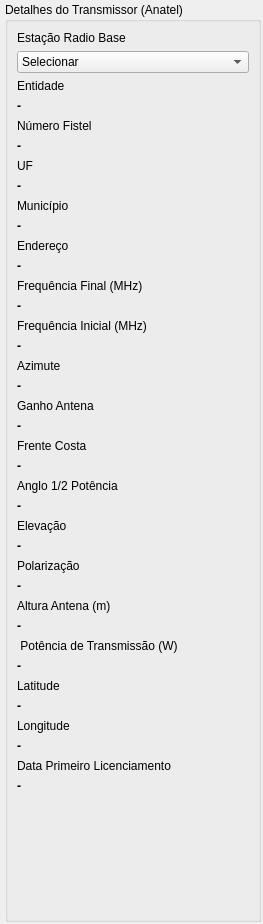
               <widget class="QWidget" name="scroll_area_widget_contents_anatel">
                <property name="geometry">
                 <rect>
                  <x>0</x>
                  <y>0</y>
                  <width>263</width>
                  <height>924</height>
                 </rect>
                </property>
                <layout class="QVBoxLayout" name="verticalLayout_7">
                 <property name="spacing">
                  <number>2</number>
                 </property>
                 <property name="leftMargin">
                  <number>5</number>
                 </property>
                 <property name="topMargin">
                  <number>2</number>
                 </property>
                 <property name="rightMargin">
                  <number>2</number>
                 </property>
                 <property name="bottomMargin">
                  <number>2</number>
                 </property>
                 <item>
                  <widget class="QGroupBox" name="group_box_anatel_transmitter_details">
                   <property name="title">
                    <string>Detalhes do Transmissor (Anatel)</string>
                   </property>
                   <layout class="QFormLayout" name="formLayout_5">
                    <item row="0" column="0">
                     <widget class="QLabel" name="label_anatel_base_station">
                      <property name="text">
                       <string>Estação Radio Base</string>
                      </property>
                     </widget>
                    </item>
                    <item row="1" column="0" colspan="2">
                     <widget class="QComboBox" name="combo_box_anatel_base_station">
                      <property name="maximumSize">
                       <size>
                        <width>16777215</width>
                        <height>16777215</height>
                       </size>
                      </property>
                      <property name="currentText">
                       <string>Selecionar</string>
                      </property>
                      <item>
                       <property name="text">
                        <string>Selecionar</string>
                       </property>
                      </item>
                     </widget>
                    </item>
                    <item row="2" column="0">
                     <widget class="QLabel" name="label_anatel_entity">
                      <property name="text">
                       <string>Entidade</string>
                      </property>
                     </widget>
                    </item>
                    <item row="4" column="0">
                     <widget class="QLabel" name="label_anatel_station_number">
                      <property name="text">
                       <string>Número Fistel</string>
                      </property>
                     </widget>
                    </item>
                    <item row="5" column="0">
                     <widget class="QLabel" name="label_anatel_station_number_value">
                      <property name="font">
                       <font>
                        <weight>75</weight>
                        <bold>true</bold>
                       </font>
                      </property>
                      <property name="text">
                       <string>-</string>
                      </property>
                      <property name="wordWrap">
                       <bool>true</bool>
                      </property>
                     </widget>
                    </item>
                    <item row="6" column="0">
                     <widget class="QLabel" name="label_anatel_uf">
                      <property name="text">
                       <string>UF</string>
                      </property>
                     </widget>
                    </item>
                    <item row="7" column="0">
                     <widget class="QLabel" name="label_anatel_uf_value">
                      <property name="font">
                       <font>
                        <weight>75</weight>
                        <bold>true</bold>
                       </font>
                      </property>
                      <property name="text">
                       <string>-</string>
                      </property>
                      <property name="wordWrap">
                       <bool>true</bool>
                      </property>
                     </widget>
                    </item>
                    <item row="8" column="0">
                     <widget class="QLabel" name="label_anatel_contry">
                      <property name="text">
                       <string>Município</string>
                      </property>
                     </widget>
                    </item>
                    <item row="9" column="0">
                     <widget class="QLabel" name="label_anatel_contry_value">
                      <property name="font">
                       <font>
                        <weight>75</weight>
                        <bold>true</bold>
                       </font>
                      </property>
                      <property name="text">
                       <string>-</string>
                      </property>
                      <property name="wordWrap">
                       <bool>true</bool>
                      </property>
                     </widget>
                    </item>
                    <item row="10" column="0">
                     <widget class="QLabel" name="label_anatel_address">
                      <property name="text">
                       <string>Endereço</string>
                      </property>
                     </widget>
                    </item>
                    <item row="11" column="0" colspan="2">
                     <widget class="QLabel" name="label_anatel_address_value">
                      <property name="maximumSize">
                       <size>
                        <width>155</width>
                        <height>16777215</height>
                       </size>
                      </property>
                      <property name="font">
                       <font>
                        <weight>75</weight>
                        <bold>true</bold>
                       </font>
                      </property>
                      <property name="text">
                       <string>-</string>
                      </property>
                      <property name="wordWrap">
                       <bool>true</bool>
                      </property>
                     </widget>
                    </item>
                    <item row="12" column="0">
                     <widget class="QLabel" name="label_anatel_initial_frenquency">
                      <property name="text">
                       <string>Frequência Final (MHz)</string>
                      </property>
                     </widget>
                    </item>
                    <item row="13" column="0">
                     <widget class="QLabel" name="label_anatel_final_frequency_value">
                      <property name="font">
                       <font>
                        <weight>75</weight>
                        <bold>true</bold>
                       </font>
                      </property>
                      <property name="text">
                       <string>-</string>
                      </property>
                      <property name="wordWrap">
                       <bool>true</bool>
                      </property>
                     </widget>
                    </item>
                    <item row="14" column="0">
                     <widget class="QLabel" name="label_anatel_final_frenquency">
                      <property name="text">
                       <string>Frequência Inicial (MHz)</string>
                      </property>
                     </widget>
                    </item>
                    <item row="15" column="0">
                     <widget class="QLabel" name="label_anatel_initial_frequency_value">
                      <property name="font">
                       <font>
                        <weight>75</weight>
                        <bold>true</bold>
                       </font>
                      </property>
                      <property name="text">
                       <string>-</string>
                      </property>
                      <property name="wordWrap">
                       <bool>true</bool>
                      </property>
                     </widget>
                    </item>
                    <item row="16" column="0">
                     <widget class="QLabel" name="label_anatel_azimute">
                      <property name="text">
                       <string>Azimute</string>
                      </property>
                     </widget>
                    </item>
                    <item row="17" column="0">
                     <widget class="QLabel" name="label_anatel_azimute_value">
                      <property name="font">
                       <font>
                        <weight>75</weight>
                        <bold>true</bold>
                       </font>
                      </property>
                      <property name="text">
                       <string>-</string>
                      </property>
                      <property name="wordWrap">
                       <bool>true</bool>
                      </property>
                     </widget>
                    </item>
                    <item row="18" column="0">
                     <widget class="QLabel" name="label_anatel_gain_antenna">
                      <property name="text">
                       <string>Ganho Antena</string>
                      </property>
                     </widget>
                    </item>
                    <item row="19" column="0">
                     <widget class="QLabel" name="label_anatel_gain_antenna_value">
                      <property name="font">
                       <font>
                        <weight>75</weight>
                        <bold>true</bold>
                       </font>
                      </property>
                      <property name="text">
                       <string>-</string>
                      </property>
                      <property name="wordWrap">
                       <bool>true</bool>
                      </property>
                     </widget>
                    </item>
                    <item row="20" column="0">
                     <widget class="QLabel" name="label_anatel_front_back">
                      <property name="text">
                       <string>Frente Costa</string>
                      </property>
                     </widget>
                    </item>
                    <item row="21" column="0">
                     <widget class="QLabel" name="label_anatel_front_back_value">
                      <property name="font">
                       <font>
                        <weight>75</weight>
                        <bold>true</bold>
                       </font>
                      </property>
                      <property name="text">
                       <string>-</string>
                      </property>
                      <property name="wordWrap">
                       <bool>true</bool>
                      </property>
                     </widget>
                    </item>
                    <item row="22" column="0">
                     <widget class="QLabel" name="label_anatel_angulo_half_pot">
                      <property name="text">
                       <string>Anglo 1/2 Potência</string>
                      </property>
                     </widget>
                    </item>
                    <item row="23" column="0">
                     <widget class="QLabel" name="label_anatel_half_pot_value">
                      <property name="font">
                       <font>
                        <weight>75</weight>
                        <bold>true</bold>
                       </font>
                      </property>
                      <property name="text">
                       <string>-</string>
                      </property>
                      <property name="wordWrap">
                       <bool>true</bool>
                      </property>
                     </widget>
                    </item>
                    <item row="24" column="0">
                     <widget class="QLabel" name="label_anatel_elevation">
                      <property name="text">
                       <string>Elevação</string>
                      </property>
                     </widget>
                    </item>
                    <item row="25" column="0">
                     <widget class="QLabel" name="label_anatel_elevation_value">
                      <property name="font">
                       <font>
                        <weight>75</weight>
                        <bold>true</bold>
                       </font>
                      </property>
                      <property name="text">
                       <string>-</string>
                      </property>
                      <property name="wordWrap">
                       <bool>true</bool>
                      </property>
                     </widget>
                    </item>
                    <item row="26" column="0">
                     <widget class="QLabel" name="label_anatel_polarization">
                      <property name="text">
                       <string>Polarização</string>
                      </property>
                     </widget>
                    </item>
                    <item row="27" column="0">
                     <widget class="QLabel" name="label_anatel_polarization_value">
                      <property name="font">
                       <font>
                        <weight>75</weight>
                        <bold>true</bold>
                       </font>
                      </property>
                      <property name="text">
                       <string>-</string>
                      </property>
                      <property name="wordWrap">
                       <bool>true</bool>
                      </property>
                     </widget>
                    </item>
                    <item row="28" column="0">
                     <widget class="QLabel" name="label_anatel_height_antenna">
                      <property name="text">
                       <string>Altura Antena (m)</string>
                      </property>
                     </widget>
                    </item>
                    <item row="29" column="0">
                     <widget class="QLabel" name="label_anatel_height_antenna_value">
                      <property name="font">
                       <font>
                        <weight>75</weight>
                        <bold>true</bold>
                       </font>
                      </property>
                      <property name="text">
                       <string>-</string>
                      </property>
                      <property name="wordWrap">
                       <bool>true</bool>
                      </property>
                     </widget>
                    </item>
                    <item row="31" column="0">
                     <widget class="QLabel" name="label_anatel_power_transmission_value">
                      <property name="font">
                       <font>
                        <weight>75</weight>
                        <bold>true</bold>
                       </font>
                      </property>
                      <property name="text">
                       <string>-</string>
                      </property>
                      <property name="wordWrap">
                       <bool>true</bool>
                      </property>
                     </widget>
                    </item>
                    <item row="32" column="0">
                     <widget class="QLabel" name="label_anatel_latitude">
                      <property name="text">
                       <string>Latitude</string>
                      </property>
                     </widget>
                    </item>
                    <item row="33" column="0">
                     <widget class="QLabel" name="label_anatel_latitude_value">
                      <property name="font">
                       <font>
                        <weight>75</weight>
                        <bold>true</bold>
                       </font>
                      </property>
                      <property name="text">
                       <string>-</string>
                      </property>
                      <property name="wordWrap">
                       <bool>true</bool>
                      </property>
                     </widget>
                    </item>
                    <item row="34" column="0">
                     <widget class="QLabel" name="label_anatel_longitude">
                      <property name="text">
                       <string>Longitude</string>
                      </property>
                     </widget>
                    </item>
                    <item row="35" column="0">
                     <widget class="QLabel" name="label_anatel_longitude_value">
                      <property name="font">
                       <font>
                        <weight>75</weight>
                        <bold>true</bold>
                       </font>
                      </property>
                      <property name="text">
                       <string>-</string>
                      </property>
                      <property name="wordWrap">
                       <bool>true</bool>
                      </property>
                     </widget>
                    </item>
                    <item row="36" column="0">
                     <widget class="QLabel" name="label_anatel_first_licensing">
                      <property name="text">
                       <string>Data Primeiro Licenciamento</string>
                      </property>
                     </widget>
                    </item>
                    <item row="37" column="0">
                     <widget class="QLabel" name="label_anatel_first_licensing_value">
                      <property name="font">
                       <font>
                        <weight>75</weight>
                        <bold>true</bold>
                       </font>
                      </property>
                      <property name="text">
                       <string>-</string>
                      </property>
                      <property name="wordWrap">
                       <bool>true</bool>
                      </property>
                     </widget>
                    </item>
                    <item row="3" column="0">
                     <widget class="QLabel" name="label_anatel_entity_value">
                      <property name="font">
                       <font>
                        <weight>75</weight>
                        <bold>true</bold>
                       </font>
                      </property>
                      <property name="text">
                       <string>-</string>
                      </property>
                      <property name="wordWrap">
                       <bool>true</bool>
                      </property>
                     </widget>
                    </item>
                    <item row="30" column="0" colspan="2">
                     <widget class="QLabel" name="label_anatel_power_trasmission">
                      <property name="text">
                       <string> Potência de Transmissão (W)</string>
                      </property>
                     </widget>
                    </item>
                   </layout>
                  </widget>
                 </item>
                </layout>
               </widget>
